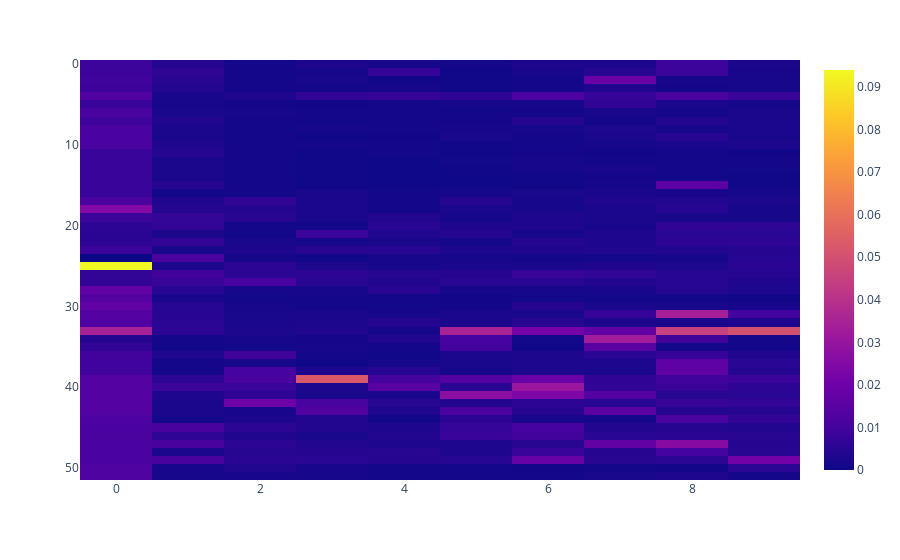

The notebook cell saved with this chart:
### Code cell
px.imshow(stacked_entropy_breaks.cpu().numpy(), aspect = 'auto')

### Figure 1 — Plotly figure (JSON) as saved in the notebook; plotly's stock layout.template omitted (floating-point values rounded to 4 significant figures; data arrays with more than 128 entries replaced by an {"elided": "..."} marker saying what was removed)
{"data": [{"coloraxis": "coloraxis", "hovertemplate": "x: %{x}<br>y: %{y}<br>color: %{z}<extra></extra>", "name": "0", "type": "heatmap", "xaxis": "x", "yaxis": "y", "z": {"elided": "52x10 float values"}}], "layout": {"coloraxis": {"colorscale": [[0, "#0d0887"], [0.1111, "#46039f"], [0.2222, "#7201a8"], [0.3333, "#9c179e"], [0.4444, "#bd3786"], [0.5556, "#d8576b"], [0.6667, "#ed7953"], [0.7778, "#fb9f3a"], [0.8889, "#fdca26"], [1, "#f0f921"]]}, "margin": {"t": 60}, "xaxis": {"anchor": "y", "domain": [0, 1]}, "yaxis": {"anchor": "x", "autorange": "reversed", "domain": [0, 1]}}}
